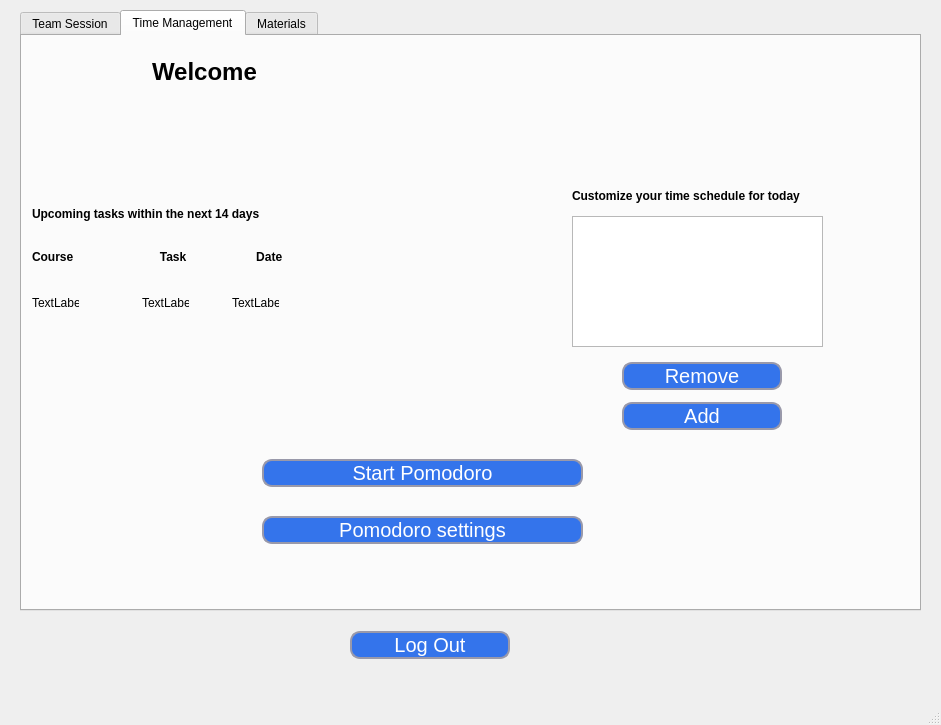
<?xml version="1.0" encoding="UTF-8"?>
<ui version="4.0">
 <class>main_window</class>
 <widget class="QMainWindow" name="main_window">
  <property name="geometry">
   <rect>
    <x>0</x>
    <y>0</y>
    <width>941</width>
    <height>725</height>
   </rect>
  </property>
  <property name="windowTitle">
   <string>MainWindow</string>
  </property>
  <widget class="QWidget" name="centralwidget">
   <widget class="QTabWidget" name="tab_main_window">
    <property name="geometry">
     <rect>
      <x>20</x>
      <y>10</y>
      <width>901</width>
      <height>601</height>
     </rect>
    </property>
    <property name="currentIndex">
     <number>1</number>
    </property>
    <widget class="QWidget" name="tab_team_session">
     <attribute name="title">
      <string>Team Session</string>
     </attribute>
     <widget class="QLabel" name="lbl_ts_list_widget">
      <property name="geometry">
       <rect>
        <x>20</x>
        <y>200</y>
        <width>331</width>
        <height>16</height>
       </rect>
      </property>
      <property name="text">
       <string>Courses</string>
      </property>
     </widget>
     <widget class="QLabel" name="lbl_list_view">
      <property name="geometry">
       <rect>
        <x>20</x>
        <y>380</y>
        <width>401</width>
        <height>16</height>
       </rect>
      </property>
      <property name="text">
       <string>Homework details</string>
      </property>
     </widget>
     <widget class="QListWidget" name="list_widget_ts_courses">
      <property name="geometry">
       <rect>
        <x>20</x>
        <y>230</y>
        <width>771</width>
        <height>131</height>
       </rect>
      </property>
     </widget>
     <widget class="QListWidget" name="list_widget_homework_detail">
      <property name="geometry">
       <rect>
        <x>20</x>
        <y>410</y>
        <width>761</width>
        <height>151</height>
       </rect>
      </property>
     </widget>
     <widget class="QWidget" name="verticalLayoutWidget_6">
      <property name="geometry">
       <rect>
        <x>30</x>
        <y>30</y>
        <width>281</width>
        <height>151</height>
       </rect>
      </property>
      <layout class="QVBoxLayout" name="verticalLayout_6">
       <item>
        <widget class="QPushButton" name="btn_ts_create_session">
         <property name="font">
          <font>
           <family>MS Sans Serif</family>
           <pointsize>15</pointsize>
          </font>
         </property>
         <property name="styleSheet">
          <string notr="true">QPushButton {
	border-style: solid;
	border-width: 2px;
	border-color: #9999aa;
	border-radius: 10px;
	color: white;
	background-color: #3474eb
}

QPushButton:enabled {
	background-color: #3474eb
	color: white;
}

QPushButton:pressed {
	background-color: #0d2f72;
	color: #fffffe;
}

QPushButton:hover:!pressed {
	background-color: E1F4FF;
	color: 0c2f70;
}

QPushButton:disabled {
	background-color: #aaaaaa;
	color: #ffffff;
}</string>
         </property>
         <property name="text">
          <string>Create a session</string>
         </property>
        </widget>
       </item>
       <item>
        <widget class="QPushButton" name="btn_ts_see_session">
         <property name="font">
          <font>
           <family>MS Sans Serif</family>
           <pointsize>15</pointsize>
          </font>
         </property>
         <property name="styleSheet">
          <string notr="true">QPushButton {
	border-style: solid;
	border-width: 2px;
	border-color: #9999aa;
	border-radius: 10px;
	color: white;
	background-color: #3474eb
}

QPushButton:enabled {
	background-color: #3474eb
	color: white;
}

QPushButton:pressed {
	background-color: #0d2f72;
	color: #fffffe;
}

QPushButton:hover:!pressed {
	background-color: E1F4FF;
	color: 0c2f70;
}

QPushButton:disabled {
	background-color: #aaaaaa;
	color: #ffffff;
}</string>
         </property>
         <property name="text">
          <string>See sessions</string>
         </property>
        </widget>
       </item>
      </layout>
     </widget>
    </widget>
    <widget class="QWidget" name="tab_time_management">
     <attribute name="title">
      <string>Time Management</string>
     </attribute>
     <widget class="QLabel" name="lbl_tm_welcome">
      <property name="geometry">
       <rect>
        <x>130</x>
        <y>10</y>
        <width>701</width>
        <height>51</height>
       </rect>
      </property>
      <property name="font">
       <font>
        <family>MS Sans Serif</family>
        <pointsize>18</pointsize>
        <weight>75</weight>
        <bold>true</bold>
       </font>
      </property>
      <property name="text">
       <string>Welcome</string>
      </property>
     </widget>
     <widget class="QLabel" name="lbl_tm_course_task_date">
      <property name="geometry">
       <rect>
        <x>10</x>
        <y>200</y>
        <width>261</width>
        <height>41</height>
       </rect>
      </property>
      <property name="font">
       <font>
        <weight>75</weight>
        <bold>true</bold>
       </font>
      </property>
      <property name="text">
       <string>Course                          Task                     Date</string>
      </property>
     </widget>
     <widget class="QLabel" name="lbl_tm_reminder_message">
      <property name="geometry">
       <rect>
        <x>10</x>
        <y>170</y>
        <width>421</width>
        <height>16</height>
       </rect>
      </property>
      <property name="font">
       <font>
        <weight>75</weight>
        <bold>true</bold>
       </font>
      </property>
      <property name="text">
       <string>Upcoming tasks within the next 14 days</string>
      </property>
     </widget>
     <widget class="QLabel" name="lbl_tm_reminder_course">
      <property name="geometry">
       <rect>
        <x>10</x>
        <y>260</y>
        <width>47</width>
        <height>13</height>
       </rect>
      </property>
      <property name="text">
       <string>TextLabel</string>
      </property>
     </widget>
     <widget class="QLabel" name="lbl_tm_reminder_task">
      <property name="geometry">
       <rect>
        <x>120</x>
        <y>260</y>
        <width>47</width>
        <height>13</height>
       </rect>
      </property>
      <property name="text">
       <string>TextLabel</string>
      </property>
     </widget>
     <widget class="QLabel" name="lbl_tm_reminder_date">
      <property name="geometry">
       <rect>
        <x>210</x>
        <y>260</y>
        <width>47</width>
        <height>13</height>
       </rect>
      </property>
      <property name="text">
       <string>TextLabel</string>
      </property>
     </widget>
     <widget class="QListWidget" name="list_widget_tm_time_schedule">
      <property name="geometry">
       <rect>
        <x>550</x>
        <y>180</y>
        <width>251</width>
        <height>131</height>
       </rect>
      </property>
     </widget>
     <widget class="QLabel" name="label">
      <property name="geometry">
       <rect>
        <x>550</x>
        <y>150</y>
        <width>351</width>
        <height>20</height>
       </rect>
      </property>
      <property name="font">
       <font>
        <weight>75</weight>
        <bold>true</bold>
       </font>
      </property>
      <property name="text">
       <string>Customize your time schedule for today</string>
      </property>
     </widget>
     <widget class="QWidget" name="verticalLayoutWidget">
      <property name="geometry">
       <rect>
        <x>240</x>
        <y>400</y>
        <width>321</width>
        <height>131</height>
       </rect>
      </property>
      <layout class="QVBoxLayout" name="verticalLayout">
       <item>
        <widget class="QPushButton" name="btn_tm_start_pomodoro">
         <property name="font">
          <font>
           <family>MS Sans Serif</family>
           <pointsize>15</pointsize>
          </font>
         </property>
         <property name="styleSheet">
          <string notr="true">QPushButton {
	border-style: solid;
	border-width: 2px;
	border-color: #9999aa;
	border-radius: 10px;
	color: white;
	background-color: #3474eb
}

QPushButton:enabled {
	background-color: #3474eb
	color: white;
}

QPushButton:pressed {
	background-color: #0d2f72;
	color: #fffffe;
}

QPushButton:hover:!pressed {
	background-color: E1F4FF;
	color: 0c2f70;
}

QPushButton:disabled {
	background-color: #aaaaaa;
	color: #ffffff;
}</string>
         </property>
         <property name="text">
          <string>Start Pomodoro</string>
         </property>
        </widget>
       </item>
       <item>
        <widget class="QPushButton" name="btn_tm_pomodoro_settings">
         <property name="font">
          <font>
           <family>MS Sans Serif</family>
           <pointsize>15</pointsize>
          </font>
         </property>
         <property name="styleSheet">
          <string notr="true">QPushButton {
	border-style: solid;
	border-width: 2px;
	border-color: #9999aa;
	border-radius: 10px;
	color: white;
	background-color: #3474eb
}

QPushButton:enabled {
	background-color: #3474eb
	color: white;
}

QPushButton:pressed {
	background-color: #0d2f72;
	color: #fffffe;
}

QPushButton:hover:!pressed {
	background-color: E1F4FF;
	color: 0c2f70;
}

QPushButton:disabled {
	background-color: #aaaaaa;
	color: #ffffff;
}</string>
         </property>
         <property name="text">
          <string>Pomodoro settings</string>
         </property>
        </widget>
       </item>
      </layout>
     </widget>
     <widget class="QWidget" name="verticalLayoutWidget_2">
      <property name="geometry">
       <rect>
        <x>600</x>
        <y>320</y>
        <width>160</width>
        <height>80</height>
       </rect>
      </property>
      <layout class="QVBoxLayout" name="verticalLayout_2">
       <item>
        <widget class="QPushButton" name="btn_tm_remove_activity">
         <property name="font">
          <font>
           <family>MS Sans Serif</family>
           <pointsize>15</pointsize>
          </font>
         </property>
         <property name="styleSheet">
          <string notr="true">QPushButton {
	border-style: solid;
	border-width: 2px;
	border-color: #9999aa;
	border-radius: 10px;
	color: white;
	background-color: #3474eb
}

QPushButton:enabled {
	background-color: #3474eb
	color: white;
}

QPushButton:pressed {
	background-color: #0d2f72;
	color: #fffffe;
}

QPushButton:hover:!pressed {
	background-color: E1F4FF;
	color: 0c2f70;
}

QPushButton:disabled {
	background-color: #aaaaaa;
	color: #ffffff;
}</string>
         </property>
         <property name="text">
          <string>Remove</string>
         </property>
        </widget>
       </item>
       <item>
        <widget class="QPushButton" name="btn_tm_add_activity">
         <property name="font">
          <font>
           <family>MS Sans Serif</family>
           <pointsize>15</pointsize>
          </font>
         </property>
         <property name="styleSheet">
          <string notr="true">QPushButton {
	border-style: solid;
	border-width: 2px;
	border-color: #9999aa;
	border-radius: 10px;
	color: white;
	background-color: #3474eb
}

QPushButton:enabled {
	background-color: #3474eb
	color: white;
}

QPushButton:pressed {
	background-color: #0d2f72;
	color: #fffffe;
}

QPushButton:hover:!pressed {
	background-color: E1F4FF;
	color: 0c2f70;
}

QPushButton:disabled {
	background-color: #aaaaaa;
	color: #ffffff;
}</string>
         </property>
         <property name="text">
          <string>Add</string>
         </property>
        </widget>
       </item>
      </layout>
     </widget>
    </widget>
    <widget class="QWidget" name="tab_material">
     <attribute name="title">
      <string>Materials</string>
     </attribute>
     <widget class="QListWidget" name="list_widget_m_courses">
      <property name="geometry">
       <rect>
        <x>10</x>
        <y>90</y>
        <width>811</width>
        <height>111</height>
       </rect>
      </property>
     </widget>
     <widget class="QListWidget" name="list_widget_m_lectures">
      <property name="geometry">
       <rect>
        <x>10</x>
        <y>280</y>
        <width>256</width>
        <height>192</height>
       </rect>
      </property>
     </widget>
     <widget class="QLabel" name="label_2">
      <property name="geometry">
       <rect>
        <x>10</x>
        <y>60</y>
        <width>231</width>
        <height>16</height>
       </rect>
      </property>
      <property name="text">
       <string>Courses</string>
      </property>
     </widget>
     <widget class="QLabel" name="label_3">
      <property name="geometry">
       <rect>
        <x>20</x>
        <y>240</y>
        <width>351</width>
        <height>16</height>
       </rect>
      </property>
      <property name="text">
       <string>Lectures</string>
      </property>
     </widget>
     <widget class="QListWidget" name="list_widget_m_notes">
      <property name="geometry">
       <rect>
        <x>560</x>
        <y>280</y>
        <width>256</width>
        <height>192</height>
       </rect>
      </property>
     </widget>
     <widget class="QLabel" name="lbl_m_note_text">
      <property name="geometry">
       <rect>
        <x>340</x>
        <y>280</y>
        <width>221</width>
        <height>191</height>
       </rect>
      </property>
      <property name="text">
       <string/>
      </property>
     </widget>
     <widget class="QWidget" name="verticalLayoutWidget_4">
      <property name="geometry">
       <rect>
        <x>10</x>
        <y>500</y>
        <width>261</width>
        <height>61</height>
       </rect>
      </property>
      <layout class="QVBoxLayout" name="verticalLayout_4">
       <item>
        <widget class="QPushButton" name="btn_m_select_lecture">
         <property name="font">
          <font>
           <family>MS Sans Serif</family>
           <pointsize>15</pointsize>
          </font>
         </property>
         <property name="styleSheet">
          <string notr="true">QPushButton {
	border-style: solid;
	border-width: 2px;
	border-color: #9999aa;
	border-radius: 10px;
	color: white;
	background-color: #3474eb
}

QPushButton:enabled {
	background-color: #3474eb
	color: white;
}

QPushButton:pressed {
	background-color: #0d2f72;
	color: #fffffe;
}

QPushButton:hover:!pressed {
	background-color: E1F4FF;
	color: 0c2f70;
}

QPushButton:disabled {
	background-color: #aaaaaa;
	color: #ffffff;
}</string>
         </property>
         <property name="text">
          <string>Select Lecture</string>
         </property>
        </widget>
       </item>
      </layout>
     </widget>
     <widget class="QWidget" name="verticalLayoutWidget_5">
      <property name="geometry">
       <rect>
        <x>559</x>
        <y>500</y>
        <width>261</width>
        <height>61</height>
       </rect>
      </property>
      <layout class="QVBoxLayout" name="verticalLayout_5">
       <item>
        <widget class="QPushButton" name="btn_m_add_note">
         <property name="font">
          <font>
           <family>MS Sans Serif</family>
           <pointsize>15</pointsize>
          </font>
         </property>
         <property name="styleSheet">
          <string notr="true">QPushButton {
	border-style: solid;
	border-width: 2px;
	border-color: #9999aa;
	border-radius: 10px;
	color: white;
	background-color: #3474eb
}

QPushButton:enabled {
	background-color: #3474eb
	color: white;
}

QPushButton:pressed {
	background-color: #0d2f72;
	color: #fffffe;
}

QPushButton:hover:!pressed {
	background-color: E1F4FF;
	color: 0c2f70;
}

QPushButton:disabled {
	background-color: #aaaaaa;
	color: #ffffff;
}</string>
         </property>
         <property name="text">
          <string>Add note</string>
         </property>
        </widget>
       </item>
      </layout>
     </widget>
    </widget>
   </widget>
   <widget class="QWidget" name="verticalLayoutWidget_3">
    <property name="geometry">
     <rect>
      <x>350</x>
      <y>620</y>
      <width>160</width>
      <height>51</height>
     </rect>
    </property>
    <layout class="QVBoxLayout" name="verticalLayout_3">
     <item>
      <widget class="QPushButton" name="btn_log_out">
       <property name="font">
        <font>
         <family>MS Sans Serif</family>
         <pointsize>15</pointsize>
        </font>
       </property>
       <property name="styleSheet">
        <string notr="true">QPushButton {
	border-style: solid;
	border-width: 2px;
	border-color: #9999aa;
	border-radius: 10px;
	color: white;
	background-color: #3474eb
}

QPushButton:enabled {
	background-color: #3474eb
	color: white;
}

QPushButton:pressed {
	background-color: #0d2f72;
	color: #fffffe;
}

QPushButton:hover:!pressed {
	background-color: E1F4FF;
	color: 0c2f70;
}

QPushButton:disabled {
	background-color: #aaaaaa;
	color: #ffffff;
}</string>
       </property>
       <property name="text">
        <string>Log Out</string>
       </property>
      </widget>
     </item>
    </layout>
   </widget>
  </widget>
  <widget class="QMenuBar" name="menubar">
   <property name="geometry">
    <rect>
     <x>0</x>
     <y>0</y>
     <width>941</width>
     <height>22</height>
    </rect>
   </property>
  </widget>
  <widget class="QStatusBar" name="statusbar"/>
 </widget>
 <resources/>
 <connections/>
</ui>
